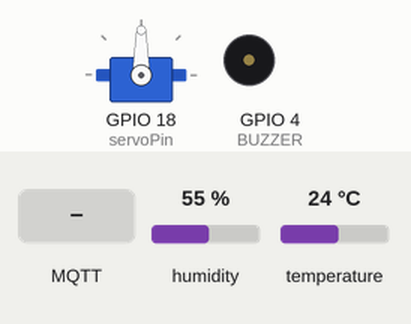
A sketch run on a simulated ESP32. Parts: servo, buzzer (waves = sounding). Inputs (shaded band) come from the test bench; at power-on: humidity 55 %, temperature 24 °C. WiFi joins after 1.5 s; servers stay silent unless stated; no MQTT or app messages arrive unless stated; what the sketch prints to the serial monitor is not drawn.

Above: at 2.7 s.
2.8 s: MQTT message "1" arrives on the first subscribed topic
At 3.6 s:
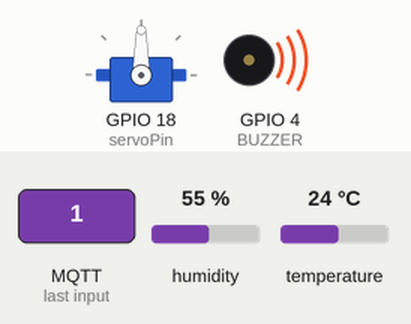
4.3 s: MQTT message "ENTC-ADMIN-SCH-ON" arrives on the first subscribed topic
At 4.6 s:
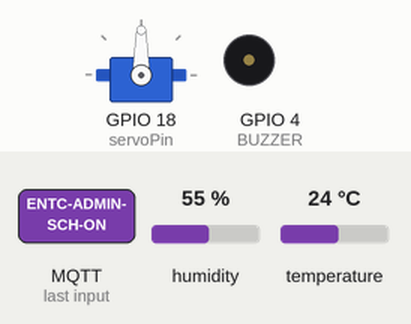
Timing chart, 0 to 7.3 s (numbered marks = the images above; inputs shaded):
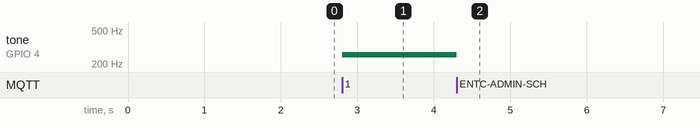

Measured:
- after the input at 2.8 s, tone on GPIO 4 (BUZZER): silent → 256 Hz at once
- after the input at 4.3 s, tone on GPIO 4 (BUZZER): 256 Hz → silent at once

The sketch:

sketch.ino
```cpp
#include <WiFi.h>
#include <PubSubClient.h>
#include "DHTesp.h"
#include <NTPClient.h>
#include <WiFiUdp.h>
#include <ESP32Servo.h>

#define DHT_PIN 14
#define BUZZER 4
#define LDR_R_PIN 33
#define LDR_L_PIN 32

const int servoPin = 18;
double gammavalve = 0.75;
Servo myservo;
int current_pos =0;
int pos = 0;
double T_offset = 30;
float min_angle = 0;
int D = 0;
int I = 0;

char tempAr[6];
char sensorLarr[6];
char sensorRarr[6];

WiFiClient espClient;
PubSubClient mqttClient(espClient);

WiFiUDP ntpUDP;
NTPClient timeClient(ntpUDP);

DHTesp dhtSensor;

bool isScheduledON = false;
unsigned long scheduledOnTime;

void setup() {
  // put your setup code here, to run once:
  Serial.begin(115200);
  setupWifi();

  setupMqtt();

  dhtSensor.setup(DHT_PIN,DHTesp::DHT22);

  timeClient.begin();
  timeClient.setTimeOffset(5.5*3600);

  pinMode(BUZZER, OUTPUT);
  digitalWrite(BUZZER, LOW);
  pinMode(LDR_R_PIN, INPUT);
  pinMode(LDR_L_PIN, INPUT);
  myservo.attach(servoPin, 500, 2400);
}

void loop() {
  // put your main code here, to run repeatedly:
  if(!mqttClient.connected()){
    connectToBroker();
  }
  mqttClient.loop();

  updateTemperature();
  Serial.println(tempAr);
  mqttClient.publish("ENTC-ADMIN-TEMP",tempAr);
  mqttClient.publish("ENTC-ADMIN-LDR-L", sensorLarr);
  mqttClient.publish("ENTC-ADMIN-LDR-R", sensorRarr);
  checkSchedule();

  if(min_angle>current_pos){
    for (pos = current_pos; pos <= min_angle; pos += 1) {
    myservo.write(pos);
    delay(10);}
    current_pos= min_angle;
  }
  else if(min_angle<current_pos){
  for (pos = current_pos; pos >= min_angle; pos -= 1) {
    myservo.write(pos);
    delay(10);}
    current_pos= min_angle;
  }
}


void setupWifi(){
  Serial.println();
  Serial.print("Connecting to ");
  Serial.println("Wokwi-GUEST");
  WiFi.begin("Wokwi-GUEST","");

  while (WiFi.status() != WL_CONNECTED){
    delay(500);
    Serial.print(".");
  }

  Serial.println("wiFi Connected");
  Serial.println("IP address :");
  Serial.println(WiFi.localIP());
}

void setupMqtt(){
  mqttClient.setServer("test.mosquitto.org",1883);
  mqttClient.setCallback(recieveCallback);
}

void connectToBroker(){
  while(!mqttClient.connected()){
    Serial.print("Attempting MQTT connection...");
    if(mqttClient.connect("ESP32-12345645454")){
      Serial.println("Connected");
      mqttClient.subscribe("ENTC-ADMIN-MAIN-ON-OFF");
      mqttClient.subscribe("ENTC-ADMIN-SCH-ON");
      mqttClient.subscribe("ENTC-ADMIN-ANGLE");
      mqttClient.subscribe("ENTC-ADMIN-CONTROL");
    }
    else{
      Serial.print("Failed");
      Serial.print(mqttClient.state());
      delay(5000);
    }
  }
}

void updateTemperature(){
  TempAndHumidity data = dhtSensor.getTempAndHumidity();
  String(data.temperature,2).toCharArray(tempAr,6);
}

void buzzerOn(bool on){
  if(on){
    tone(BUZZER,256);
  }
  else{
    noTone(BUZZER);
  }
}


void recieveCallback(char* topic, byte* payload, unsigned int length){
  Serial.print("Message arrived [");
  Serial.print(topic);
  Serial.print("] ");

  char payloadCharAr[length];
  for(int i=0;i < length; i++){
    Serial.print((char)payload[i]);
    payloadCharAr[i] = (char)payload[i];
  }
  Serial.println();

  if(strcmp(topic,"ENTC-ADMIN-MAIN-ON-OFF") == 0){
    buzzerOn(payloadCharAr[0]=='1');
  }
  else if(strcmp(topic,"ENTC-ADMIN-SCH-ON") == 0){
    if(payloadCharAr[0] =='N'){
      isScheduledON = false;
    }
    else{
      isScheduledON = true;
      scheduledOnTime = atol(payloadCharAr);
    }
  }
  else if(strcmp(topic,"ENTC-ADMIN-Angle")==0){
    T_offset = atof(payloadCharAr);
  }
  else if(strcmp(topic,"ENTC-ADMIN-Control") == 0){
    gammavalve = atof(payloadCharAr);
  }
}

unsigned long getTime(){
  timeClient.update();
  return timeClient.getEpochTime();
}

void checkSchedule(){
  if(isScheduledON){
    unsigned long currentTime = getTime();
    if(currentTime > scheduledOnTime){
      tone(BUZZER,256);
      isScheduledON = false;
      mqttClient.publish("ENTC-ADMIN-MAIN-ON-OFF-ESP","1");
      mqttClient.publish("ENTC-ADMIN-SCH-ESP-ON","0");
      Serial.println("Schedule ON");
    }
  }
}

void motorAngle(){
  int sensorL =analogRead(LDR_L_PIN);
  int sensorR =analogRead(LDR_R_PIN);
  String(sensorL).toCharArray(sensorLarr,6);
  String(sensorR).toCharArray(sensorRarr,6);

  double D = (sensorR>sensorL) ? 0.5 : 1.5;
  double min_VAL = min(sensorR,sensorL);
  double I = 1-(min_VAL-32)/4031;
  min_angle = min(180.0,((T_offset*D)+(180-T_offset)*I*gammavalve));
}
```
